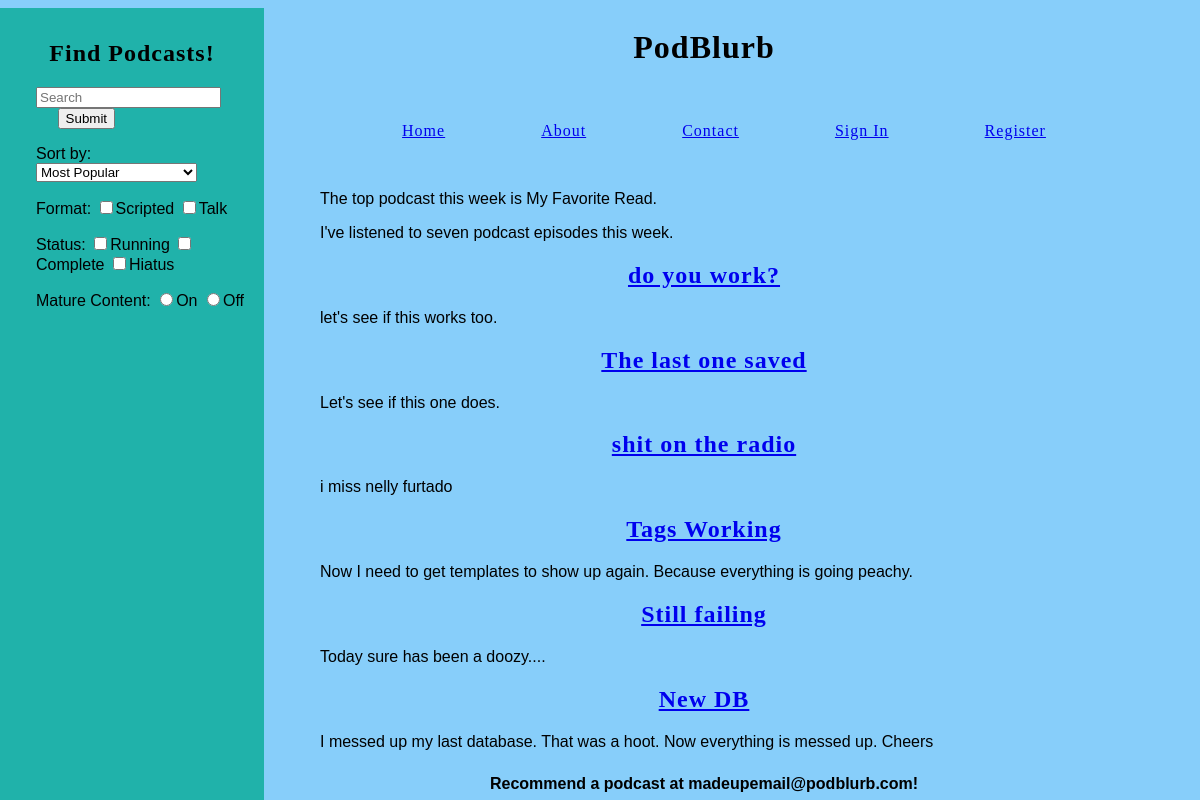
The page / on the database its author committed.
### collection/models.py (models this page shows)
class podcast_post(models.Model):
    podcast_show_info = models.ForeignKey(podcast_show, null=True)
    post_title = models.CharField(max_length=255)
    post_content = models.TextField()
    slug = models.SlugField(unique=True)
    user = models.ForeignKey(User, blank=True, null=True)
    tags = TaggableManager(verbose_name = "Post Tags", blank = True)
    last_modified = models.DateTimeField(auto_now=True)

### collection/views.py (the view)
# urls.py: url(r'^$', views.index, name='home'),
def index(request):
    podcast = 'my favorite read'
    number = 7
    shows = podcast_post.objects.all().order_by('id').reverse()
    query_name = request.GET.get("query")
    if query_name:
        query_list = query_name.split()
        result = shows.filter(
            reduce(operator.and_, (Q(post_title__icontains=q) for q in query_list)) |
            reduce(operator.and_, (Q(post_content__icontains=q) for q in query_list))
        )
        return render(request, 'index.html', {
            'q':query_name,
            'post_list':result,
            'pdc':podcast,
            'num':number,
        })
    else:
        return render(request, 'index.html', {
            'pdc':podcast,
            'num':number,
            'podcasts':shows,
        })

### collection/templates/index.html (shortened to what this page needs)
{% extends 'base.html' %}
{% load humanize %}
{% block content %}
    <p>The top podcast this week is {{pdc|title}}.</p>
    <p>I've listened to {{num|apnumber}} podcast episode{{num|pluralize}} this week.</p>
    {% if q %}
        {% for s in post_list %}
            <h2><a href="{% url 'show' slug=s.slug %}">{{s.post_title}}</a></h2>
            <p>{{s.post_content}}</p>
        {% endfor %}
    {% else %}
        {% for s in podcasts %}
            <h2><a href="{% url 'show' slug=s.slug %}">{{s.post_title}}</a></h2>
            <p>{{s.post_content}}</p>
        {% endfor %}
    {% endif %}
{% endblock content %}

### collection/templates/base.html (shortened to what this page needs)
{% load staticfiles %}
<!doctype html>
<html>
    <head>
        <link rel="stylesheet" href="{% static 'css/style.css' %}" type="text/css">
        <div class="sidebar">
            <h2>Find Podcasts!</h2>
                <form id="search_posts" action="" method="get" accept-charset="utf-8">
                    <p><input class="search_field" id="search_box" name="query" type="text" placeholder="Search" value="{{ request.GET.query }}" />
                    <input type="submit" value="Submit" /></p>
                </form>
            <p>
            <label>Sort by:
                <select name="pd_sorting">
                    <option value="most_popular">Most Popular</option>
                </select>
            </label>
            </p>
            <p>
            <label>Format:
                <input type="checkbox" name="pd_format" value="scripted" />Scripted
                <input type="checkbox" name="pd_format" value="talk" />Talk
            </label>
            </p>
            <p>
            <label>Status:
                <input type="checkbox" name="pd_status" value="running" />Running
                <input type="checkbox" name="pd_status" value="complete" />Complete
                <input type="checkbox" name="pd_status" value="hiatus" />Hiatus
            </label>
            </p>
            <p>
            <label>Mature Content:
                <input type="radio" name="pd_mature" value="on" />On
                <input type="radio" name="pd_mature" value="off" />Off
            </label>
            </p>
        </div>
        <div class="banner">
            <h1>PodBlurb</h1>
            <nav>
                <ul>
                    <li><a href="{% url 'home' %}">Home</a></li>
                    <li><a href="{% url 'about' %}">About</a></li>
                    <li><a href="{% url 'contact' %}">Contact</a></li>
                    {% if user.is_authenticated %}
                        <li><a href="{% url 'create_post_raw' %}">Create Post</a></li>
                        <li><a href={% url 'auth_logout' %}>Logout</a></li >
                    {% else %}
                    <li><a href={% url 'auth_login' %}>Sign In</a></li>
                    <li><a href={% url 'registration_register' %}>Register</a></li>
                    {% endif %}
                </ul>
            </nav>
        </div>
    </head>
    <body>
        {% block content %}{% endblock content %}
        <div class="foot">
            <footer>
                Recommend a podcast at madeupemail@podblurb.com!
            </footer>
        </div>
    </body>
</html>

### collection/static/css/style.css (style rules this page uses)
body { background-color: lightskyblue; width: 80%; position: absolute; left: 18%; padding-bottom: 2%; }
h1, h2, h3, a { text-align: center; font-family: Impact, fantasy; font-stretch: extra-condensed; letter-spacing: 1px; }
p, form input[type=submit] { font-family: Gill Sans, Trebuchet, sans-serif; position: relative; margin-left: 10%; }
nav { text-align: center; display: inline; padding: 5%; padding-bottom: 1%; }
nav li, .tag_list li { display: inline; padding: 5%; }
footer { width: 80%; position: absolute; bottom: 0; height: 2%; text-align: center; left: 10%; }
.sidebar { background-color: lightseagreen; position: fixed; left: 0; min-height: 102%; width: 20%; margin: 2%; margin-left: 0; margin-top: 0; padding: 1%; clear: both; }
.foot { font-family: Gill Sans, Trebuchet, sans-serif; font-weight: bold; }

### rows shown on the page
podcast_post: post_title "do you work?", post_content "let's see if this works too."
podcast_post: post_title "The last one saved", post_content "Let's see if this one does."
podcast_post: post_title "shit on the radio", post_content "i miss nelly furtado"
podcast_post: post_title "Tags Working", post_content "Now I need to get templates to show up again. Because everything is going peachy."
podcast_post: post_title "Still failing", post_content "Today sure has been a doozy...."
podcast_post: post_title "New DB", post_content "I messed up my last database. That was a hoot. Now everything is messed up. Cheers"

### other values the page prints
{{ pdc|title }} "My Favorite Read"
{{ num|apnumber }} "seven"
